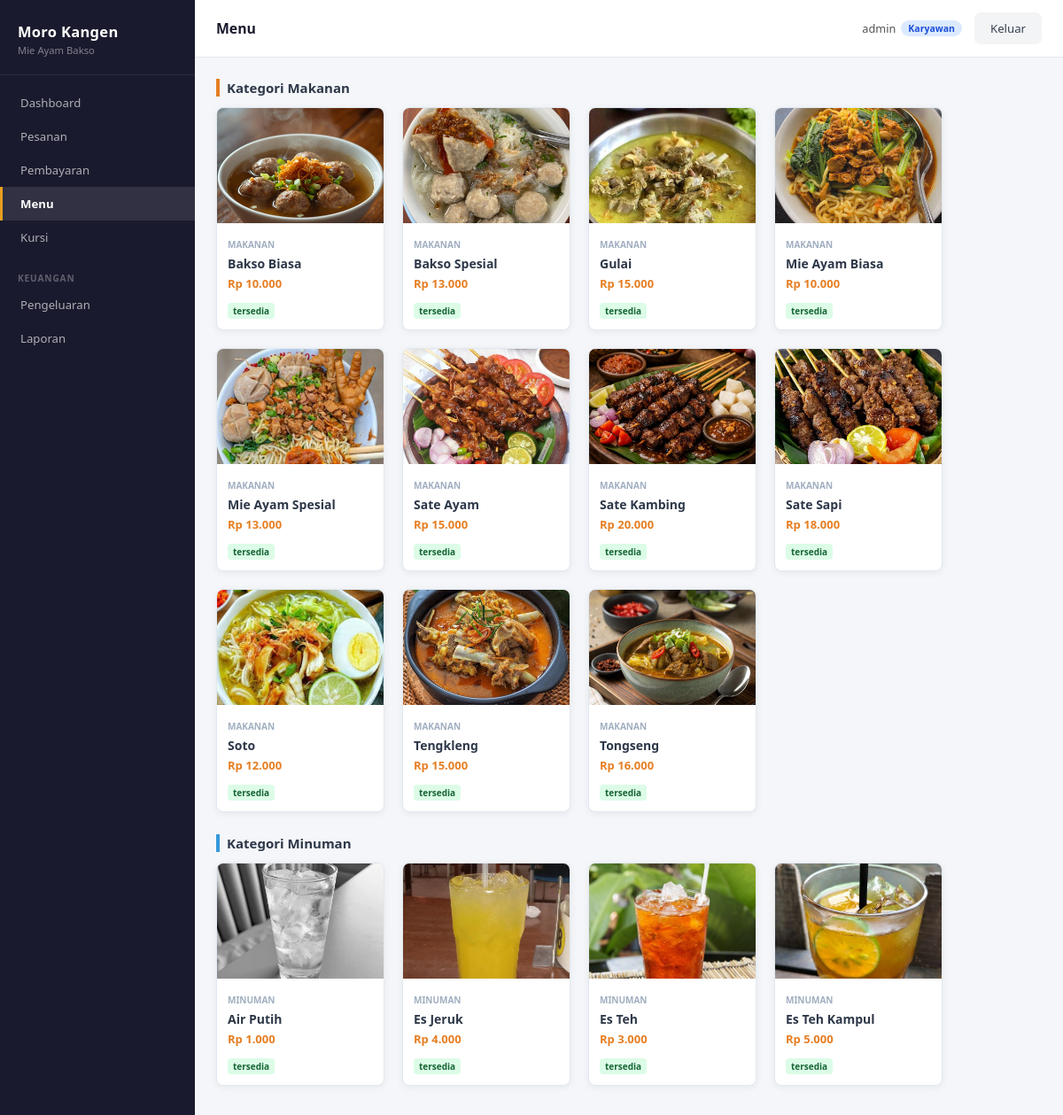
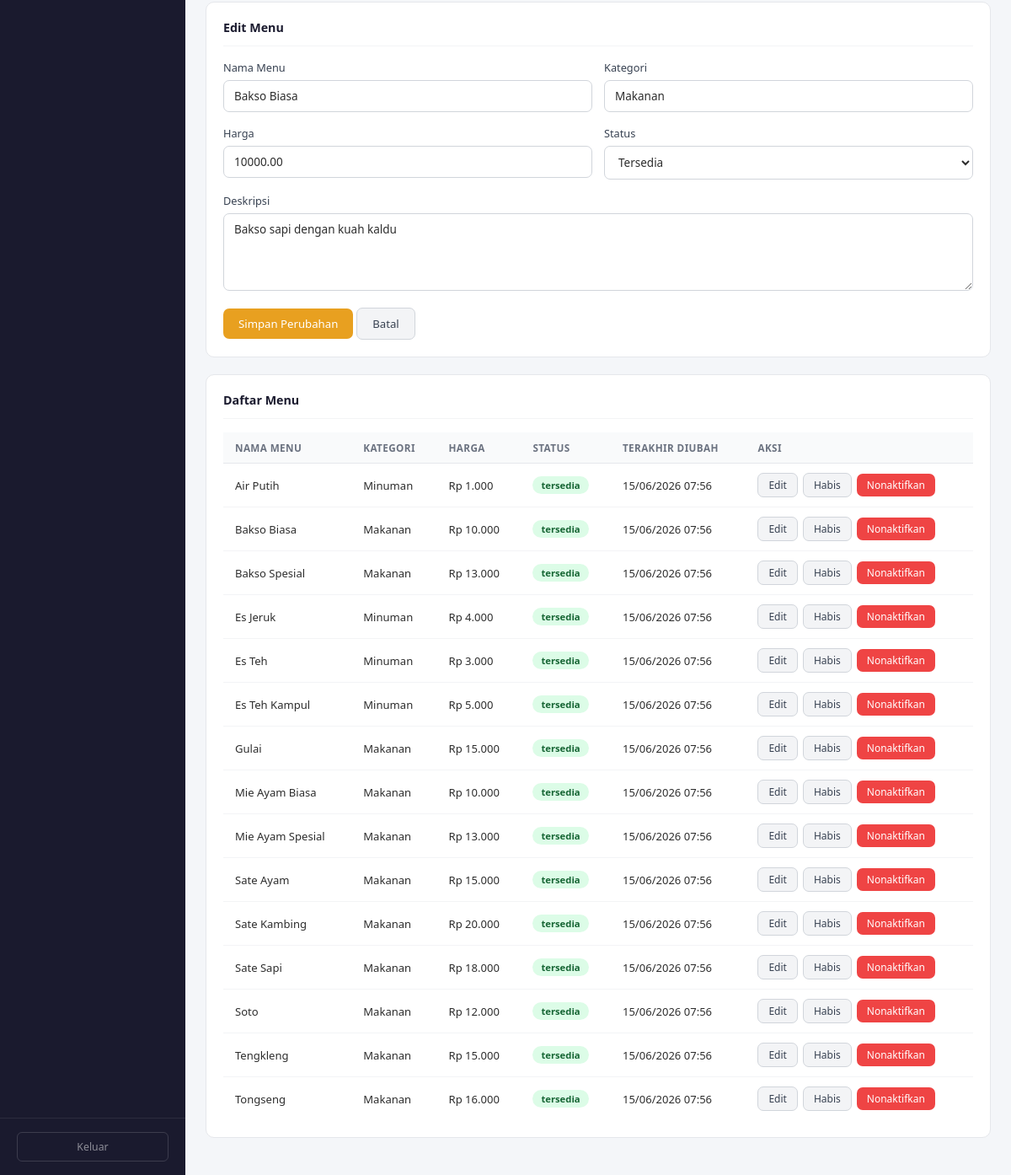
/menu/index.php?edit=3 (signed in), run on the app's committed database (2 pictures, top to bottom).
### tables this page shows
CREATE TABLE menu (
  id_menu     INT AUTO_INCREMENT PRIMARY KEY,
  nama_menu   VARCHAR(100)   NOT NULL,
  kategori    VARCHAR(50)    NOT NULL,
  harga       DECIMAL(10,2)  NOT NULL,
  deskripsi   TEXT,
  status_menu ENUM('tersedia','habis','nonaktif') NOT NULL DEFAULT 'tersedia',
  created_at  DATETIME NOT NULL DEFAULT CURRENT_TIMESTAMP,
  updated_at  DATETIME NOT NULL DEFAULT CURRENT_TIMESTAMP ON UPDATE CURRENT_TIMESTAMP
);

### config/session.php (called while the page is built, shortened)
<?php
function isLoggedIn() {
    return isset($_SESSION['id_user']) && isset($_SESSION['role']);
}
function isKaryawan() {
    return isLoggedIn() && $_SESSION['role'] === 'karyawan';
}

### menu/index.php (the view, shortened to what this page needs)
<?php
$db = getDB();
function h($value)
{
    return htmlspecialchars((string) $value, ENT_QUOTES, 'UTF-8');
}
function rupiah($value)
{
    return 'Rp ' . number_format((float) $value, 0, ',', '.');
}
$formData = [
    'id_menu' => 0,
    'nama_menu' => '',
    'kategori' => '',
    'harga' => '',
    'deskripsi' => '',
    'status_menu' => 'tersedia'
];
if (isset($_GET['edit'])) {
    $idEdit = (int) $_GET['edit'];
    $stmt = $db->prepare("
        SELECT *
        FROM menu
        WHERE id_menu = ?
        LIMIT 1
    ");
    $stmt->bind_param('i', $idEdit);
    $stmt->execute();
    $menuEdit = $stmt->get_result()->fetch_assoc();
    if ($menuEdit) {
        $formData = [
            'id_menu' => $menuEdit['id_menu'],
            'nama_menu' => $menuEdit['nama_menu'],
            'kategori' => $menuEdit['kategori'],
            'harga' => $menuEdit['harga'],
            'deskripsi' => $menuEdit['deskripsi'],
            'status_menu' => $menuEdit['status_menu']
        ];
    }
}
$menus = [];
$result = $db->query("
    SELECT *
    FROM menu
    ORDER BY nama_menu ASC
");
while ($row = $result->fetch_assoc()) {
    $menus[] = $row;
}
require_once __DIR__ . '/../includes/header.php';
?>
<?php if (isKaryawan()): ?>
    <div class="menu-preview-section" style="margin-bottom: 35px;">
        <h4 style="margin-bottom: 12px; color: #2d3748; font-weight: 600; border-left: 4px solid #e67e22; padding-left: 8px;">Kategori Makanan</h4>
        <div class="menu-gallery-row" style="display: flex; flex-wrap: wrap; gap: 20px; margin-bottom: 25px;">
            <?php
            foreach ($menus as $menu):
                if (strtolower($menu['kategori']) === 'minuman') continue;
                $imageName = strtolower(str_replace(' ', '-', $menu['nama_menu'])) . '.jpg';
                $imagePath = '../img/' . $imageName;
            ?>
                <div class="menu-preview-card" style="background: #fff; border-radius: 8px; box-shadow: 0 2px 8px rgba(0,0,0,0.06); width: 190px; overflow: hidden; border: 1px solid #e2e8f0;">
                    <img src="<?= h($imagePath) ?>" alt="<?= h($menu['nama_menu']) ?>" style="width: 100%; height: 130px; object-fit: cover;">
                    <div style="padding: 12px;">
                        <span style="font-size: 10px; color: #a0aec0; text-transform: uppercase; font-weight: bold;"><?= h($menu['kategori']) ?></span>
                        <h4 style="margin: 4px 0; font-size: 14px; color: #2d3748; white-space: nowrap; overflow: hidden; text-overflow: ellipsis;" title="<?= h($menu['nama_menu']) ?>">
                            <?= h($menu['nama_menu']) ?>
                        </h4>
                        <p style="margin: 0 0 10px 0; font-weight: bold; color: #e67e22; font-size: 13px;"><?= rupiah($menu['harga']) ?></p>
                        <span class="badge badge-<?= h($menu['status_menu']) ?>" style="font-size: 10px; padding: 2px 6px; border-radius: 4px;">
                            <?= h($menu['status_menu']) ?>
                        </span>
                    </div>
                </div>
            <?php endforeach; ?>
        </div>
        <h4 style="margin-bottom: 12px; color: #2d3748; font-weight: 600; border-left: 4px solid #3498db; padding-left: 8px;">Kategori Minuman</h4>
        <div class="menu-gallery-row" style="display: flex; flex-wrap: wrap; gap: 20px; margin-bottom: 10px;">
            <?php
            foreach ($menus as $menu):
                if (strtolower($menu['kategori']) !== 'minuman') continue;
                $imageName = strtolower(str_replace(' ', '-', $menu['nama_menu'])) . '.jpg';
                $imagePath = '../img/' . $imageName;
            ?>
                <div class="menu-preview-card" style="background: #fff; border-radius: 8px; box-shadow: 0 2px 8px rgba(0,0,0,0.06); width: 190px; overflow: hidden; border: 1px solid #e2e8f0;">
                    <img src="<?= h($imagePath) ?>" alt="<?= h($menu['nama_menu']) ?>" style="width: 100%; height: 130px; object-fit: cover;">
                    <div style="padding: 12px;">
                        <span style="font-size: 10px; color: #a0aec0; text-transform: uppercase; font-weight: bold;"><?= h($menu['kategori']) ?></span>
                        <h4 style="margin: 4px 0; font-size: 14px; color: #2d3748; white-space: nowrap; overflow: hidden; text-overflow: ellipsis;" title="<?= h($menu['nama_menu']) ?>">
                            <?= h($menu['nama_menu']) ?>
                        </h4>
                        <p style="margin: 0 0 10px 0; font-weight: bold; color: #e67e22; font-size: 13px;"><?= rupiah($menu['harga']) ?></p>
                        <span class="badge badge-<?= h($menu['status_menu']) ?>" style="font-size: 10px; padding: 2px 6px; border-radius: 4px;">
                            <?= h($menu['status_menu']) ?>
                        </span>
                    </div>
                </div>
            <?php endforeach; ?>
        </div>
    </div>
<div class="card">
    <div class="card-header">
        <h3 class="card-title">
            <?= $formData['id_menu'] > 0 ? 'Edit Menu' : 'Tambah Menu' ?>
        </h3>
    </div>
    <form method="POST">
        <div class="form-row">
            <div class="form-group">
                <label>Nama Menu</label>
                <input
                    type="text"
                    name="nama_menu"
                    value="<?= h($formData['nama_menu']) ?>"
                    required
                >
            </div>
            <div class="form-group">
                <label>Kategori</label>
                <input
                    type="text"
                    name="kategori"
                    value="<?= h($formData['kategori']) ?>"
                    placeholder="Ketik 'Minuman' atau kategori makanan (Bakso/Mie)"
                    required
                >
            </div>
        </div>
        <div class="form-row">
            <div class="form-group">
                <label>Harga</label>
                <input
                    type="number"
                    name="harga"
                    min="1"
                    value="<?= h($formData['harga']) ?>"
                    required
                >
            </div>
            <div class="form-group">
                <label>Status</label>
                <select name="status_menu">
                    <option value="tersedia"
                        <?= $formData['status_menu'] === 'tersedia' ? 'selected' : '' ?>>
                        Tersedia
                    </option>
                </select>
            </div>
        </div>
        <div class="form-group">
            <label>Deskripsi</label>
            <textarea
                name="deskripsi"
                rows="4"
            ><?= h($formData['deskripsi']) ?></textarea>
        </div>
        <button type="submit" class="btn btn-primary">
            <?= $formData['id_menu'] > 0 ? 'Simpan Perubahan' : 'Tambah Menu' ?>
        </button>
        <?php if ($formData['id_menu'] > 0): ?>
            <a href="index.php" class="btn btn-secondary">
                Batal
            </a>
        <?php endif; ?>
    </form>
</div>
<?php endif; ?>
<div class="card">
    <div class="card-header">
        <h3 class="card-title">Daftar Menu</h3>
    </div>
    <?php if (empty($menus)): ?>
        <div class="empty-state">
            <h3>Belum ada menu</h3>
            <p>Silakan tambahkan menu terlebih dahulu.</p>
        </div>
    <?php else: ?>
        <div class="table-wrap">
            <table>
                <thead>
                <tr>
                    <th>Nama Menu</th>
                    <th>Kategori</th>
                    <th>Harga</th>
                    <th>Status</th>
                    <th>Terakhir Diubah</th>
                    <th>Aksi</th>
                </tr>
                </thead>
                <tbody>
                <?php foreach ($menus as $menu): ?>
                    <tr>
                        <td><?= h($menu['nama_menu']) ?></td>
                        <td><?= h($menu['kategori']) ?></td>
                        <td><?= rupiah($menu['harga']) ?></td>
                        <td>
                            <span class="badge badge-<?= h($menu['status_menu']) ?>">
                                <?= h($menu['status_menu']) ?>
                            </span>
                        </td>
                        <td>
                            <?= date('d/m/Y H:i', strtotime($menu['updated_at'])) ?>
                        </td>
                        <td>
                            <?php if (isKaryawan()): ?>
                                <div class="td-actions">
                                    <a
                                        href="?edit=<?= (int) $menu['id_menu'] ?>"
                                        class="btn btn-secondary btn-sm"
                                    >
                                        Edit
                                    </a>
                                    <?php if ($menu['status_menu'] === 'tersedia'): ?>
                                        <form method="POST">
                                            <button type="submit" class="btn btn-secondary btn-sm">
                                                Habis
                                            </button>
                                        </form>
                                        <form method="POST">
                                            <button type="submit" class="btn btn-danger btn-sm">
                                                Nonaktifkan
                                            </button>
                                        </form>
                                    <?php endif; ?>
                                </div>
                            <?php else: ?>
                                <span class="text-muted">
                                    Lihat saja
                                </span>
                            <?php endif; ?>
                        </td>
                    </tr>
                <?php endforeach; ?>
                </tbody>
            </table>
        </div>
    <?php endif; ?>
</div>
<?php require_once __DIR__ . '/../includes/footer.php'; ?>

### assets/css/style.css (style rules this page uses)
*, *::before, *::after { box-sizing: border-box; margin: 0; padding: 0; }
html { font-size: 15px; scroll-behavior: smooth; }
body { font-family: 'Segoe UI', Arial, sans-serif; background: #f4f6f9; color: #2d2d2d; min-height: 100vh; }
a { text-decoration: none; color: inherit; }
img { max-width: 100%; display: block; }
.form-group { margin-bottom: 16px; }
.form-group label { display: block; font-size: 0.85rem; font-weight: 500; color: #374151; margin-bottom: 6px; }
.form-group input, .form-group select, .form-group textarea { width: 100%; padding: 9px 12px; border: 1px solid #d1d5db; border-radius: 7px; font-size: 0.9rem; font-family: inherit; color: #2d2d2d; background: #fff; transition: border-color 0.15s, box-shadow 0.15s; }
.form-group textarea { resize: vertical; min-height: 80px; }
.form-row { display: flex; gap: 14px; }
.form-row .form-group { flex: 1; }
.btn { display: inline-block; padding: 9px 18px; border-radius: 7px; font-size: 0.88rem; font-weight: 500; font-family: inherit; cursor: pointer; border: none; transition: background 0.15s, opacity 0.15s; text-align: center; }
.btn-primary { background: #e8a020; color: #fff; }
.btn-secondary { background: #f3f4f6; color: #374151; border: 1px solid #d1d5db; }
.btn-danger { background: #ef4444; color: #fff; }
.btn-sm { padding: 5px 12px; font-size: 0.8rem; }
.card { background: #fff; border-radius: 10px; border: 1px solid #e5e7eb; padding: 20px; margin-bottom: 20px; }
.card-header { display: flex; align-items: center; justify-content: space-between; margin-bottom: 16px; padding-bottom: 12px; border-bottom: 1px solid #f3f4f6; }
.card-title { font-size: 0.95rem; font-weight: 600; color: #1a1a2e; }
.table-wrap { overflow-x: auto; }
table { width: 100%; border-collapse: collapse; font-size: 0.87rem; }
thead th { background: #f9fafb; color: #6b7280; font-weight: 600; font-size: 0.78rem; text-transform: uppercase; letter-spacing: 0.4px; padding: 10px 14px; border-bottom: 1px solid #e5e7eb; text-align: left; white-space: nowrap; }
tbody td { padding: 11px 14px; border-bottom: 1px solid #f3f4f6; vertical-align: middle; }
tbody tr:last-child td { border-bottom: none; }
.td-actions { display: flex; gap: 6px; align-items: center; }
.badge { display: inline-block; font-size: 0.75rem; font-weight: 600; padding: 3px 10px; border-radius: 20px; white-space: nowrap; }
.badge-tersedia { background: #dcfce7; color: #166534; }

### data on the page
menu: shows a picture, kategori "MAKANAN", nama_menu "Bakso Biasa", harga "Rp 10.000", status_menu "tersedia", kategori "Makanan", harga "10000.00", status_menu "Tersedia", deskripsi "Bakso sapi dengan kuah kaldu", updated_at "15/06/2026 07:56"
menu: shows a picture, kategori "MAKANAN", nama_menu "Bakso Spesial", harga "Rp 13.000", status_menu "tersedia", kategori "Makanan", updated_at "15/06/2026 07:56"
menu: shows a picture, kategori "MAKANAN", nama_menu "Gulai", harga "Rp 15.000", status_menu "tersedia", kategori "Makanan", updated_at "15/06/2026 07:56"
menu: shows a picture, kategori "MAKANAN", nama_menu "Mie Ayam Biasa", harga "Rp 10.000", status_menu "tersedia", kategori "Makanan", updated_at "15/06/2026 07:56"
menu: shows a picture, kategori "MAKANAN", nama_menu "Mie Ayam Spesial", harga "Rp 13.000", status_menu "tersedia", kategori "Makanan", updated_at "15/06/2026 07:56"
menu: shows a picture, kategori "MAKANAN", nama_menu "Sate Ayam", harga "Rp 15.000", status_menu "tersedia", kategori "Makanan", updated_at "15/06/2026 07:56"
menu: shows a picture, kategori "MAKANAN", nama_menu "Sate Kambing", harga "Rp 20.000", status_menu "tersedia", kategori "Makanan", updated_at "15/06/2026 07:56"
menu: shows a picture, kategori "MAKANAN", nama_menu "Sate Sapi", harga "Rp 18.000", status_menu "tersedia", kategori "Makanan", updated_at "15/06/2026 07:56"
menu: shows a picture, kategori "MAKANAN", nama_menu "Soto", harga "Rp 12.000", status_menu "tersedia", kategori "Makanan", updated_at "15/06/2026 07:56"
menu: shows a picture, kategori "MAKANAN", nama_menu "Tengkleng", harga "Rp 15.000", status_menu "tersedia", kategori "Makanan", updated_at "15/06/2026 07:56"
menu: shows a picture, kategori "MAKANAN", nama_menu "Tongseng", harga "Rp 16.000", status_menu "tersedia", kategori "Makanan", updated_at "15/06/2026 07:56"
menu: shows a picture, kategori "MINUMAN", nama_menu "Air Putih", harga "Rp 1.000", status_menu "tersedia", kategori "Minuman", updated_at "15/06/2026 07:56"
menu: shows a picture, kategori "MINUMAN", nama_menu "Es Jeruk", harga "Rp 4.000", status_menu "tersedia", kategori "Minuman", updated_at "15/06/2026 07:56"
menu: shows a picture, kategori "MINUMAN", nama_menu "Es Teh", harga "Rp 3.000", status_menu "tersedia", kategori "Minuman", updated_at "15/06/2026 07:56"
menu: shows a picture, kategori "MINUMAN", nama_menu "Es Teh Kampul", harga "Rp 5.000", status_menu "tersedia", kategori "Minuman", updated_at "15/06/2026 07:56"

### other printed values
$label "Dashboard Pesanan Pembayaran Menu Kursi Pengeluaran Laporan"
$pageTitle "Menu"
$user['username'] "admin"
